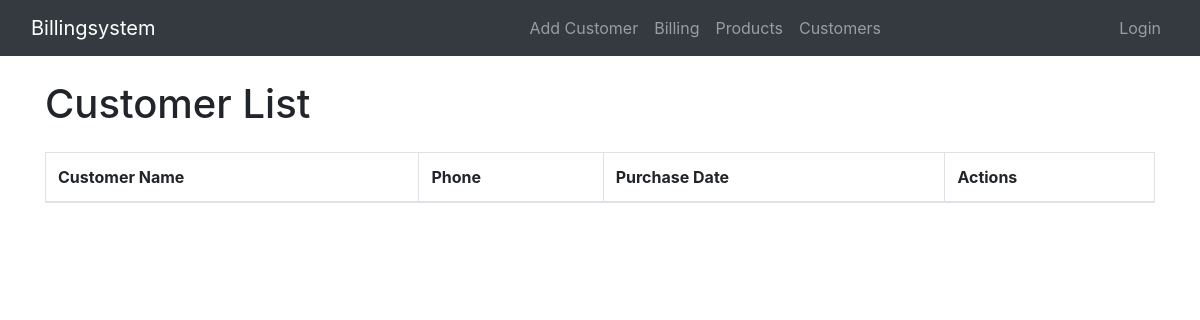
The app's page /customers/, older data.
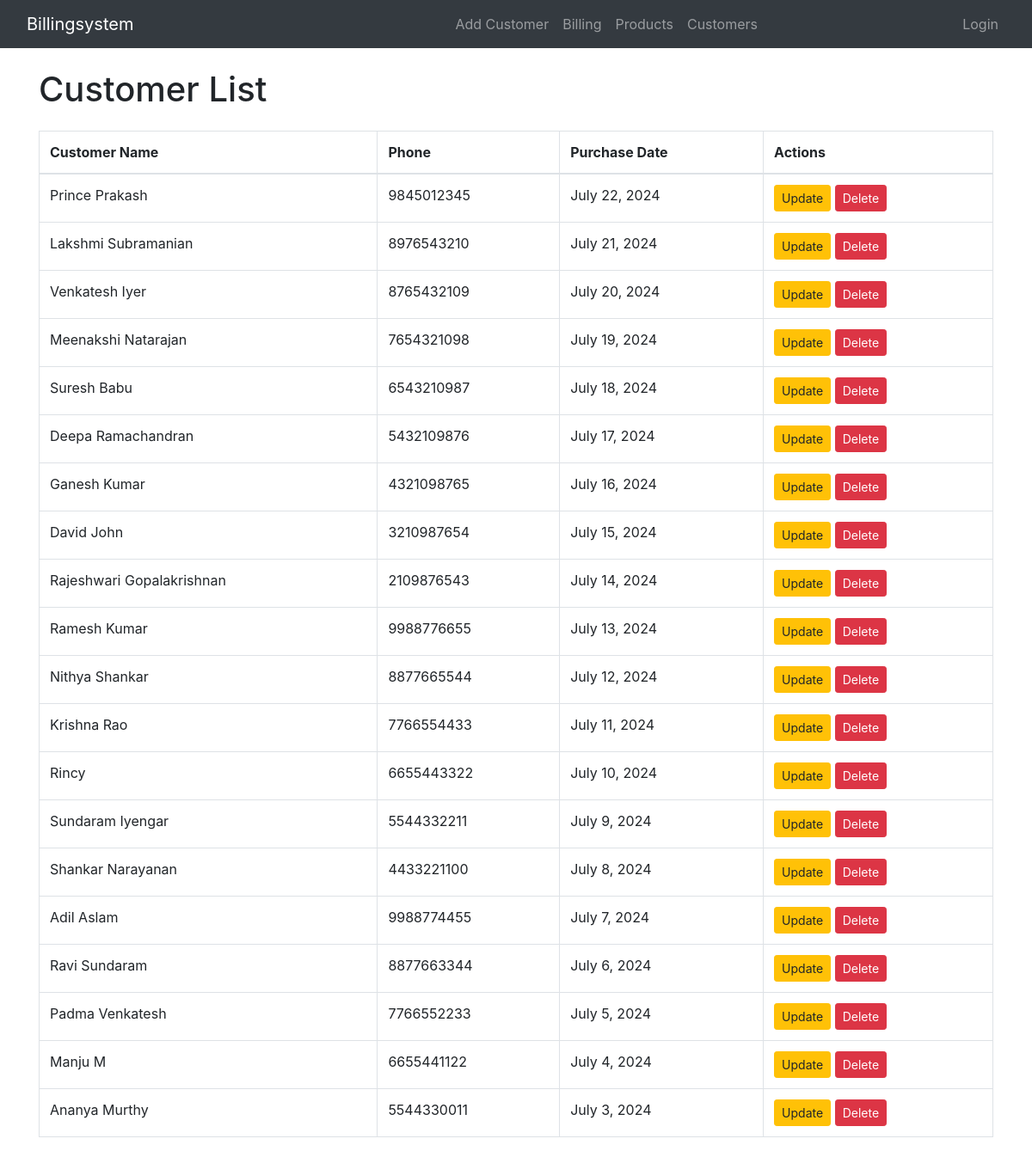
The same page, newer data.
### billingsystemapp/models.py (models this page shows, shortened)
class Customer(models.Model):
    customer_id = models.AutoField(primary_key=True)
    customer_name = models.CharField(max_length=200)
    phone = models.CharField(max_length=15)
    purchase_date = models.DateField()

### billingsystemapp/views.py (the view)
# urls.py: path('customers/', views.customer_list, name='customers'),
def customer_list(request):
    customers = Customer.objects.all()
    return render(request, 'customers.html', {'customers': customers})

### billingsystemapp/templates/customers.html (shortened to what this page needs)
<!DOCTYPE html>
<html lang="en">
<head>
    <link href="https://stackpath.bootstrapcdn.com/bootstrap/4.5.2/css/bootstrap.min.css" rel="stylesheet">
</head>
<body>
    <div class="nav">
        <nav class="navbar navbar-expand-lg navbar-dark bg-dark" style="width: 100%;">
            <div class="container-fluid">
                <a id="logo" class="navbar-brand" href="{% url 'billing' %}">Billingsystem</a>
                <div class="collapse navbar-collapse justify-content-between" id="navbarNav">
                    <ul class="navbar-nav" style="padding-left: 350px;">
                        <li class="nav-item">
                            <a class="nav-link" href="{% url 'addcustomer' %}">Add Customer</a>
                        </li>
                        <li class="nav-item">
                            <a class="nav-link" href="{% url 'billing' %}">Billing</a>
                        </li>
                        <li class="nav-item">
                            <a class="nav-link" href="{% url 'product' %}">Products</a>
                        </li>
                        <li class="nav-item">
                            <a class="nav-link" href="{% url 'customers' %}">Customers</a>
                        </li>
                    </ul>
                    <ul class="navbar-nav">
                        {% if user.is_authenticated %}
                            <li class="nav-item">
                                <a class="nav-link" href="{% url 'logout' %}">Logout</a>
                            </li>
                        {% else %}
                            <li class="nav-item">
                                <a class="nav-link" href="{% url 'login' %}">Login</a>
                            </li>
                        {% endif %}
                    </ul>
                </div>
            </div>
        </nav>
    </div>
    <div class="container">
        <h1 class="mt-4 mb-4">Customer List</h1>
        <table class="table table-bordered">
            <thead>
                <tr>
                    <th>Customer Name</th>
                    <th>Phone</th>
                    <th>Purchase Date</th>
                    <th>Actions</th>
                </tr>
            </thead>
            <tbody>
                {% for customer in customers %}
                <tr>
                    <td>{{ customer.customer_name }}</td>
                    <td>{{ customer.phone }}</td>
                    <td>{{ customer.purchase_date }}</td>
                    <td>
                        <a class="btn btn-sm btn-warning" href="{% url 'update_customer' customer.customer_id %}">Update</a>
                        <a class="btn btn-sm btn-danger" href="{% url 'delete_customer' customer.customer_id %}">Delete</a>
                    </td>
                </tr>
                {% endfor %}
            </tbody>
        </table>
    </div>
</body>
</html

Row changes from the older to the newer data that the page shows:
added Customer: customer_name "Prince Prakash", phone "9845012345", purchase_date "July 22, 2024"
added Customer: customer_name "Lakshmi Subramanian", phone "8976543210", purchase_date "July 21, 2024"
added Customer: customer_name "Venkatesh Iyer", phone "8765432109", purchase_date "July 20, 2024"
added Customer: customer_name "Meenakshi Natarajan", phone "7654321098", purchase_date "July 19, 2024"
added Customer: customer_name "Suresh Babu", phone "6543210987", purchase_date "July 18, 2024"
added Customer: customer_name "Deepa Ramachandran", phone "5432109876", purchase_date "July 17, 2024"
added Customer: customer_name "Ganesh Kumar", phone "4321098765", purchase_date "July 16, 2024"
added Customer: customer_name "David John", phone "3210987654", purchase_date "July 15, 2024"
added Customer: customer_name "Rajeshwari Gopalakrishnan", phone "2109876543", purchase_date "July 14, 2024"
added Customer: customer_name "Ramesh Kumar", phone "9988776655", purchase_date "July 13, 2024"
added Customer: customer_name "Nithya Shankar", phone "8877665544", purchase_date "July 12, 2024"
added Customer: customer_name "Krishna Rao", phone "7766554433", purchase_date "July 11, 2024"
added Customer: customer_name "Rincy", phone "6655443322", purchase_date "July 10, 2024"
added Customer: customer_name "Sundaram Iyengar", phone "5544332211", purchase_date "July 9, 2024"
added Customer: customer_name "Shankar Narayanan", phone "4433221100", purchase_date "July 8, 2024"
added Customer: customer_name "Adil Aslam", phone "9988774455", purchase_date "July 7, 2024"
added Customer: customer_name "Ravi Sundaram", phone "8877663344", purchase_date "July 6, 2024"
added Customer: customer_name "Padma Venkatesh", phone "7766552233", purchase_date "July 5, 2024"
added Customer: customer_name "Manju M", phone "6655441122", purchase_date "July 4, 2024"
added Customer: customer_name "Ananya Murthy", phone "5544330011", purchase_date "July 3, 2024"
